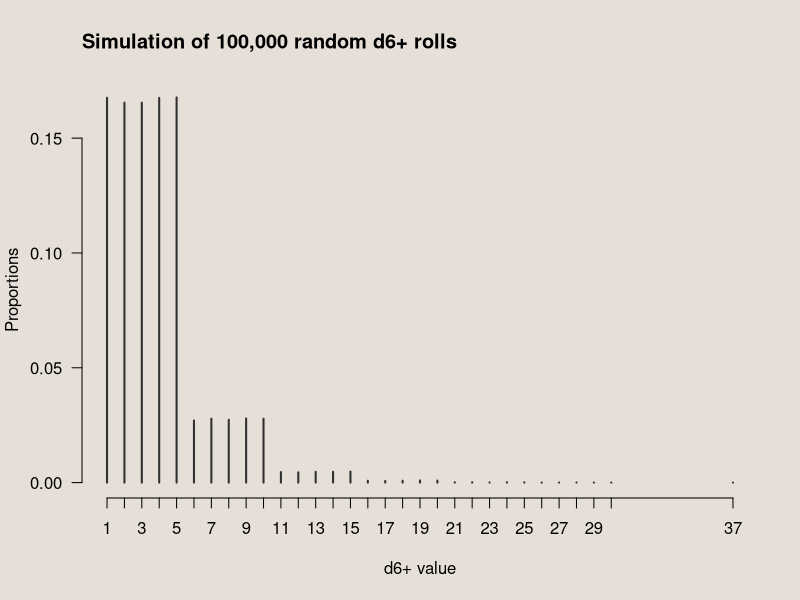

Write the R code that produced this figure.
## ---- chunk 1
#' Simple d6 roll
roll = function(){
    sample(1:6, 1)
    }

#' exploding d6+ roll
roll_plus = function(){
    x = 0
    while({r = roll()} == 6){
        x = x + r - 1
        }
    x = x + r
    x
    }
## ---- chunk 2
par("bg" = "#e5dfd7")
set.seed(1)
replicate(100000, roll_plus()) |>
    table() |>
    proportions() |>
    plot(las = 1, frame = FALSE, col = "#323131", lwd = 2,
         ylab = "Proportions", xlab = "d6+ value")
title(adj = 0, "Simulation of 100,000 random d6+ rolls")
